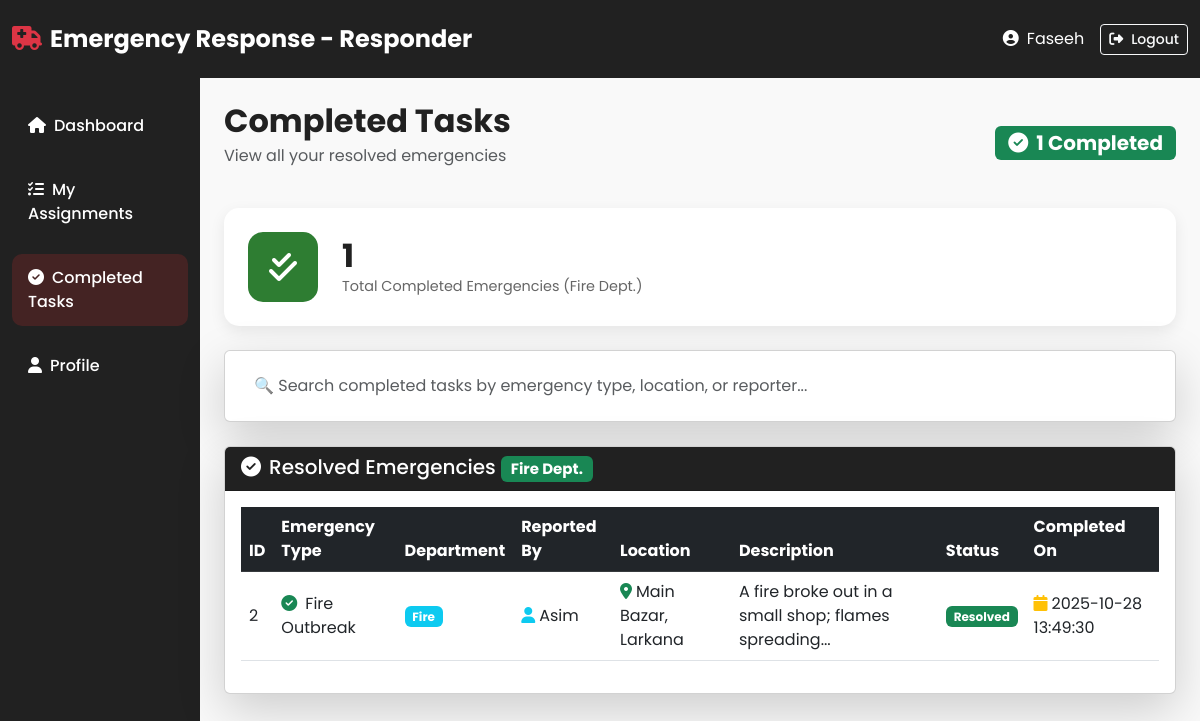
The page /responder/completed_tasks.php (signed in) on the database its author committed.
### tables this page shows
CREATE TABLE `responders` (
  `Responder_Id` int(11) NOT NULL,
  `User_Id` int(11) NOT NULL,
  `Department` varchar(100) NOT NULL,
  `Responder_Status` varchar(100) DEFAULT 'Available',
  `Location` varchar(255) DEFAULT NULL,
  `Experience` varchar(50) DEFAULT NULL
);

CREATE TABLE `emergencies` (
  `Emergency_Id` int(11) NOT NULL,
  `User_Id` int(11) NOT NULL,
  `Emergency_Name` varchar(100) NOT NULL,
  `Description` varchar(500) NOT NULL,
  `Location` varchar(200) NOT NULL,
  `Emergency_Status` varchar(50) DEFAULT 'Pending',
  `Incident_Time` datetime NOT NULL,
  `Reported_Time` timestamp NOT NULL DEFAULT current_timestamp(),
  `Emergency_Department` varchar(100) DEFAULT NULL
);

CREATE TABLE `users` (
  `Id` int(11) NOT NULL,
  `Name` varchar(100) NOT NULL,
  `Email` varchar(100) NOT NULL,
  `Pass` varchar(255) NOT NULL,
  `Role` varchar(50) NOT NULL DEFAULT 'citizen',
  `Phone` varchar(20) NOT NULL,
  `Address` varchar(100) DEFAULT NULL,
  `Join_Date` date DEFAULT curdate()
);

### responder/completed_tasks.php (the view, shortened to what this page needs)
<?php
include '../include/db.php';
$user_id = $_SESSION['user_id'];
$dept_sql = "SELECT Department FROM responders WHERE User_Id = $user_id";
$dept_result = mysqli_query($conn, $dept_sql);
$dept_row = mysqli_fetch_assoc($dept_result);
$responder_department = $dept_row['Department'];
$completed_sql = "SELECT emergencies.*, users.Name as Reporter_Name
                  FROM emergencies
                  INNER JOIN users ON emergencies.User_Id = users.Id
                  WHERE emergencies.Emergency_Status = 'Resolved'
                  AND emergencies.Emergency_Department = '$responder_department'
                  ORDER BY emergencies.Reported_Time DESC";
$completed_result = mysqli_query($conn, $completed_sql);
$completed_count = mysqli_num_rows($completed_result);
?>
<!DOCTYPE html>
<html lang="en">
<head>
  <link href="https://cdn.jsdelivr.net/npm/bootstrap@5.3.0/dist/css/bootstrap.min.css" rel="stylesheet">
  <link rel="stylesheet" href="https://cdnjs.cloudflare.com/ajax/libs/font-awesome/6.4.0/css/all.min.css">
  <link rel="stylesheet" href="../admin/style.css">
</head>
<body>
  <nav class="navbar navbar-expand-lg navbar-dark bg-dark-custom">
    <div class="container-fluid">
      <a class="navbar-brand fw-bold" href="#">
        <i class="fas fa-ambulance text-danger me-2"></i>Emergency Response - Responder
      </a>
      <div class="d-flex align-items-center">
        <span class="text-white me-3">
          <i class="fas fa-user-circle me-2"></i><?php echo htmlspecialchars($_SESSION['user_name']); ?>
        </span>
        <a href="../logout.php" class="btn btn-outline-light btn-sm">
          <i class="fas fa-sign-out-alt me-2"></i>Logout
        </a>
      </div>
    </div>
  </nav>
  <div class="container-fluid">
    <div class="row">
      <nav class="col-md-3 col-lg-2 bg-dark-custom sidebar vh-100 position-fixed pt-4">
        <ul class="nav flex-column">
          <li class="nav-item mb-2"><a class="nav-link text-white" href="responder_dashboard.php"><i class="fas fa-home me-2"></i>Dashboard</a></li>
          <li class="nav-item mb-2"><a class="nav-link text-white" href="my_assignments.php"><i class="fas fa-tasks me-2"></i>My Assignments</a></li>
          <li class="nav-item mb-2"><a class="nav-link active text-white" href="completed_tasks.php"><i class="fas fa-check-circle me-2"></i>Completed Tasks</a></li>
          <li class="nav-item mb-2"><a class="nav-link text-white" href="responder_profile.php"><i class="fas fa-user me-2"></i>Profile</a></li>
        </ul>
      </nav>
      <main class="col-md-9 col-lg-10 ms-auto px-4 py-4">
        <div class="d-flex justify-content-between align-items-center mb-4">
          <div>
            <h2 class="fw-bold mb-1">Completed Tasks</h2>
            <p class="text-muted">View all your resolved emergencies </p>
          </div>
          <span class="badge bg-success fs-5">
            <i class="fas fa-check-circle me-2"></i><?php echo $completed_count; ?> Completed
          </span>
        </div>
        <div class="row g-4 mb-4">
          <div class="col-md-12">
            <div class="stat-card resolved">
              <div class="stat-icon">
                <i class="fas fa-check-double"></i>
              </div>
              <div class="stat-content">
                <h3 class="stat-number"><?php echo $completed_count; ?></h3>
                <p class="stat-label">Total Completed Emergencies (<?php echo $responder_department; ?> Dept.)</p>
              </div>
            </div>
          </div>
        </div>
        <div class="card shadow-lg mb-4">
          <div class="card-body">
            <div class="row g-3">
              <div class="col-md-12">
                <input type="text" class="form-control text-dark" id="searchCompleted" placeholder="🔍 Search completed tasks by emergency type, location, or reporter...">
              </div>
            </div>
          </div>
        </div>
        <div class="card shadow-lg">
          <div class="card-header bg-dark-custom text-white">
            <h5 class="mb-0">
              <i class="fas fa-check-circle me-2"></i>Resolved Emergencies
              <span class="badge bg-success"><?php echo $responder_department; ?> Dept.</span>
            </h5>
          </div>
          <div class="card-body">
            <div class="table-responsive">
              <table class="table table-hover align-middle" id="completedTable">
                <thead class="table-dark">
                  <tr>
                    <th>ID</th>
                    <th>Emergency Type</th>
                    <th>Department</th>
                    <th>Reported By</th>
                    <th>Location</th>
                    <th>Description</th>
                    <th>Status</th>
                    <th>Completed On</th>
                  </tr>
                </thead>
                <tbody>
                  <?php
                  if(mysqli_num_rows($completed_result) > 0){
                      while($row = mysqli_fetch_assoc($completed_result)){
                          $description = !empty($row['Description']) ? substr($row['Description'], 0, 50) . '...' : 'N/A';
                          echo "<tr>
                                  <td>{$row['Emergency_Id']}</td>
                                  <td><i class='fas fa-check-circle text-success me-2'></i>{$row['Emergency_Name']}</td>
                                  <td><span class='badge bg-info'>{$row['Emergency_Department']}</span></td>
                                  <td><i class='fas fa-user text-info me-1'></i>{$row['Reporter_Name']}</td>
                                  <td><i class='fas fa-map-marker-alt text-success me-1'></i>{$row['Location']}</td>
                                  <td>{$description}</td>
                                  <td><span class='badge bg-success'>Resolved</span></td>
                                  <td><i class='fas fa-calendar text-warning me-1'></i>{$row['Reported_Time']}</td>
                              </tr>";
                      }
                  } else {
                      echo "<tr><td colspan='8' class='text-center text-muted py-4'>
                              <i class='fas fa-clipboard-check fs-1 text-secondary mb-3 d-block'></i>
                              <h5>No completed tasks yet</h5>
                              <p>Your resolved emergencies for {$responder_department} Department will appear here</p>
                            </td></tr>";
                  }
                  ?>
                </tbody>
              </table>
            </div>
          </div>
        </div>
      </main>
    </div>
  </div>
</body>
</html>

### admin/style.css (style rules this page uses)
:root { --primary-red: #D32F2F; --primary-dark: #212121; --primary-white: #F9F9F9; --primary-blue: #1976D2; --success-green: #2E7D32; --warning-orange: #F57C00; --danger-red: #C62828; }
* { margin: 0; padding: 0; box-sizing: border-box; }
body { font-family: 'Poppins', sans-serif; color: var(--primary-dark); background: var(--primary-white); }
.bg-dark-custom { background-color: var(--primary-dark) !important; }
.navbar { padding: 1rem 0; transition: all 0.3s ease; position: sticky; top: 0; z-index: 1000; }
.navbar-brand { font-size: 1.5rem; font-weight: 700; }
.nav-link { transition: all 0.3s ease; font-weight: 500; }
.form-control { border-color: rgba(255, 255, 255, 0.2) !important; }
.stat-card { background: white; border-radius: 15px; padding: 1.5rem; display: flex; align-items: center; gap: 1.5rem; box-shadow: 0 5px 15px rgba(0, 0, 0, 0.08); transition: all 0.3s ease; }
.stat-icon { width: 70px; height: 70px; border-radius: 15px; display: flex; align-items: center; justify-content: center; font-size: 2rem; color: white; }
.resolved .stat-icon { background: var(--success-green); }
.stat-content { flex: 1; }
.stat-number { font-size: 2rem; font-weight: 700; margin-bottom: 0; }
.stat-label { color: #666; font-size: 0.9rem; margin-bottom: 0; }
.sidebar { padding-top: 2rem; background: var(--primary-dark); }
.sidebar .nav-link { padding: 0.75rem 1rem; border-radius: 10px; margin-bottom: 0.5rem; color: rgba(255, 255, 255, 0.7); transition: all 0.3s ease; }
.sidebar .nav-link:hover, .sidebar .nav-link.active { background: rgba(211, 47, 47, 0.2); color: white; }
.btn { transition: all 0.3s ease; font-weight: 500; }
.card { transition: all 0.3s ease; }
html { scroll-behavior: smooth; }

### rows shown on the page
responders: Department "Fire"
emergencies: Emergency_Id "2", Emergency_Name "Fire Outbreak", Emergency_Department "Fire", User_Id.Name "Asim", Location "Main Bazar, Larkana", Description "A fire broke out in a small shop; flames spreading...", Reported_Time "2025-10-28 13:49:30"

### other values the page prints
$_SESSION['user_name'] "Faseeh"
$completed_count "1"
